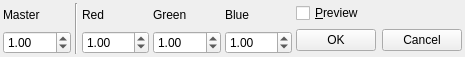
<ui version="4.0" >
 <author></author>
 <comment></comment>
 <exportmacro></exportmacro>
 <class>GammaWidget</class>
 <widget class="QWidget" name="GammaWidget" >
  <property name="geometry" >
   <rect>
    <x>0</x>
    <y>0</y>
    <width>465</width>
    <height>55</height>
   </rect>
  </property>
  <property name="windowTitle" >
   <string>Form</string>
  </property>
  <layout class="QGridLayout" >
   <property name="margin" >
    <number>3</number>
   </property>
   <property name="spacing" >
    <number>4</number>
   </property>
   <item rowspan="2" row="0" column="2" >
    <widget class="QLabel" name="label_2" >
     <property name="text" >
      <string>Red</string>
     </property>
    </widget>
   </item>
   <item rowspan="2" row="0" column="3" >
    <widget class="QLabel" name="label_3" >
     <property name="text" >
      <string>Green</string>
     </property>
    </widget>
   </item>
   <item row="2" column="4" >
    <widget class="QDoubleSpinBox" name="spnBlue" >
     <property name="maximum" >
      <double>10</double>
     </property>
     <property name="minimum" >
      <double>0.1</double>
     </property>
     <property name="singleStep" >
      <double>0.1</double>
     </property>
     <property name="value" >
      <double>1</double>
     </property>
    </widget>
   </item>
   <item rowspan="2" row="0" column="4" >
    <widget class="QLabel" name="label_4" >
     <property name="text" >
      <string>Blue</string>
     </property>
    </widget>
   </item>
   <item rowspan="3" row="0" column="1" >
    <widget class="Line" name="line" >
     <property name="orientation" >
      <enum>Qt::Vertical</enum>
     </property>
    </widget>
   </item>
   <item row="2" column="3" >
    <widget class="QDoubleSpinBox" name="spnGreen" >
     <property name="maximum" >
      <double>10</double>
     </property>
     <property name="minimum" >
      <double>0.1</double>
     </property>
     <property name="singleStep" >
      <double>0.1</double>
     </property>
     <property name="value" >
      <double>1</double>
     </property>
    </widget>
   </item>
   <item rowspan="2" row="0" column="0" >
    <widget class="QLabel" name="label" >
     <property name="text" >
      <string>Master</string>
     </property>
    </widget>
   </item>
   <item row="2" column="0" >
    <widget class="QDoubleSpinBox" name="spnMaster" >
     <property name="maximum" >
      <double>10</double>
     </property>
     <property name="minimum" >
      <double>0.1</double>
     </property>
     <property name="singleStep" >
      <double>0.1</double>
     </property>
     <property name="value" >
      <double>1</double>
     </property>
    </widget>
   </item>
   <item row="2" column="2" >
    <widget class="QDoubleSpinBox" name="spnRed" >
     <property name="maximum" >
      <double>10</double>
     </property>
     <property name="minimum" >
      <double>0.1</double>
     </property>
     <property name="singleStep" >
      <double>0.1</double>
     </property>
     <property name="value" >
      <double>1</double>
     </property>
    </widget>
   </item>
   <item row="0" column="5" >
    <widget class="QCheckBox" name="chkPreview" >
     <property name="focusPolicy" >
      <enum>Qt::NoFocus</enum>
     </property>
     <property name="text" >
      <string>&amp;Preview</string>
     </property>
    </widget>
   </item>
   <item rowspan="2" row="1" column="5" >
    <layout class="QHBoxLayout" >
     <property name="margin" >
      <number>0</number>
     </property>
     <property name="spacing" >
      <number>6</number>
     </property>
     <item>
      <widget class="QPushButton" name="btnOk" >
       <property name="focusPolicy" >
        <enum>Qt::NoFocus</enum>
       </property>
       <property name="text" >
        <string>OK</string>
       </property>
      </widget>
     </item>
     <item>
      <widget class="QPushButton" name="btnCancel" >
       <property name="focusPolicy" >
        <enum>Qt::NoFocus</enum>
       </property>
       <property name="text" >
        <string>Cancel</string>
       </property>
      </widget>
     </item>
    </layout>
   </item>
  </layout>
 </widget>
 <pixmapfunction></pixmapfunction>
 <resources/>
 <connections/>
</ui>
